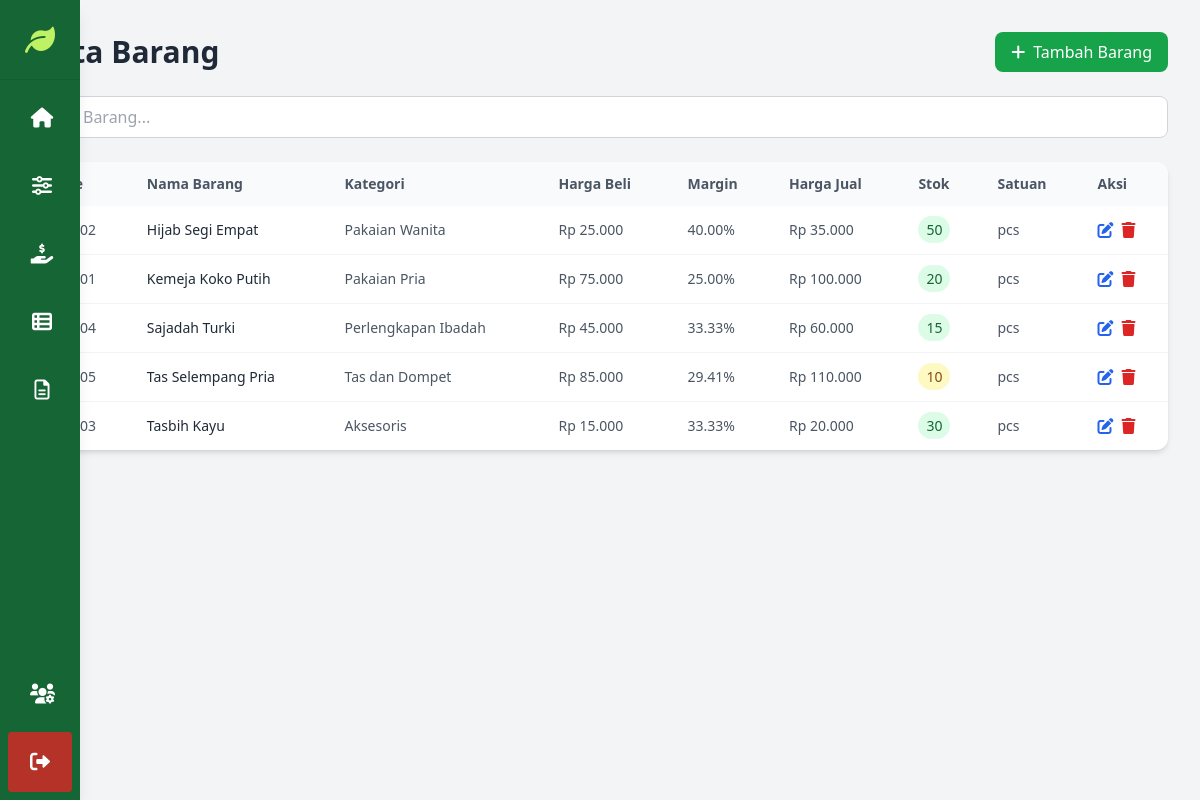
The page /pages/manage_barang.php (signed in) on the database its author committed.
### tables this page shows
CREATE TABLE barang (
    id_barang INT(10) AUTO_INCREMENT PRIMARY KEY,
    id_kategori INT(10) NOT NULL,
    nama_barang VARCHAR(50) NOT NULL,
    harga_beli INT(10) NOT NULL,
    margin DECIMAL(10,2) NOT NULL,
    harga_jual INT(10) NOT NULL,
    stok INT(5) NOT NULL DEFAULT 0,
    satuan_barang VARCHAR(20) NOT NULL,
    FOREIGN KEY (id_kategori) REFERENCES kategori(id_kategori) ON DELETE CASCADE
);

CREATE TABLE kategori (
    id_kategori INT(10) AUTO_INCREMENT PRIMARY KEY,
    kategori_barang VARCHAR(100) NOT NULL
);

### pages/manage_barang.php (the view, shortened to what this page needs)
<?php
require_once '../config/koneksi.php';
function formatRupiah($angka)
{
    return "Rp " . number_format($angka, 0, ',', '.');
}
$stmt = $pdo->query("SELECT b.*, k.kategori_barang
                    FROM barang b
                    JOIN kategori k ON b.id_kategori = k.id_kategori
                    ORDER BY b.nama_barang");
$barangs = $stmt->fetchAll(PDO::FETCH_ASSOC);
?>
<!DOCTYPE html>
<html lang="id">
<head>
    <script src="https://cdn.tailwindcss.com"></script>
    <link rel="stylesheet" href="https://cdnjs.cloudflare.com/ajax/libs/font-awesome/6.0.0-beta3/css/all.min.css">
</head>
<body class="bg-gray-100">
    <div class="flex">
        <?php include '../includes/sidebar.php'; ?>
        <main class="flex-1 p-8">
            <div class="max-w-7xl mx-auto">
                <header class="flex justify-between items-center mb-6">
                    <h1 class="text-3xl font-bold text-gray-800">
                        Data Barang
                    </h1>
                    <?php if ($user_level === 'admin'): ?>
                        <button onclick="openModal('add')" class="bg-green-600 hover:bg-green-700 text-white px-4 py-2 rounded-lg flex items-center gap-2 transition-colors">
                            <i class="fas fa-plus"></i>
                            <span>Tambah Barang</span>
                        </button>
                    <?php endif; ?>
                </header>
                <div class="mb-6">
                    <div class="flex gap-4">
                        <div class="flex-1">
                            <input type="text"
                                id="searchInput"
                                placeholder="Cari Barang..."
                                class="w-full px-4 py-2 rounded-lg border border-gray-300 focus:outline-none focus:ring-2 focus:ring-green-500">
                        </div>
                    </div>
                </div>
                <div class="bg-white rounded-xl shadow-md overflow-hidden">
                    <div class="overflow-x-auto">
                        <table class="w-full">
                            <thead class="bg-gray-50">
                                <tr>
                                    <th class="px-4 py-3 text-left text-sm font-semibold text-gray-600">Kode</th>
                                    <th class="px-4 py-3 text-left text-sm font-semibold text-gray-600">Nama Barang</th>
                                    <th class="px-4 py-3 text-left text-sm font-semibold text-gray-600">Kategori</th>
                                    <th class="px-4 py-3 text-left text-sm font-semibold text-gray-600">Harga Beli</th>
                                    <th class="px-4 py-3 text-left text-sm font-semibold text-gray-600">Margin</th>
                                    <th class="px-4 py-3 text-left text-sm font-semibold text-gray-600">Harga Jual</th>
                                    <th class="px-4 py-3 text-left text-sm font-semibold text-gray-600">Stok</th>
                                    <th class="px-4 py-3 text-left text-sm font-semibold text-gray-600">Satuan</th>
                                    <?php if ($user_level === 'admin'): ?>
                                        <th class="px-4 py-3 text-left text-sm font-semibold text-gray-600">Aksi</th>
                                    <?php endif; ?>
                                </tr>
                            </thead>
                            <tbody class="divide-y divide-gray-100" id="tableBody">
                                <?php foreach ($barangs as $barang): ?>
                                    <tr class="hover:bg-gray-50">
                                        <td class="px-4 py-3 text-sm text-gray-600"><?= str_pad($barang['id_barang'], 6, '0', STR_PAD_LEFT) ?></td>
                                        <td class="px-4 py-3 text-sm font-medium text-gray-800"><?= htmlspecialchars($barang['nama_barang']) ?></td>
                                        <td class="px-4 py-3 text-sm text-gray-600"><?= htmlspecialchars($barang['kategori_barang']) ?></td>
                                        <td class="px-4 py-3 text-sm text-gray-600"><?= formatRupiah($barang['harga_beli']) ?></td>
                                        <td class="px-4 py-3 text-sm text-gray-600"><?= number_format($barang['margin'], 2) ?>%</td>
                                        <td class="px-4 py-3 text-sm text-gray-600"><?= formatRupiah($barang['harga_jual']) ?></td>
                                        <td class="px-4 py-3 text-sm">
                                            <span class="px-2 py-1 text-sm rounded-full <?= $barang['stok'] > 10 ? 'bg-green-100 text-green-800' : ($barang['stok'] > 0 ? 'bg-yellow-100 text-yellow-800' : 'bg-red-100 text-red-800') ?>">
                                                <?= $barang['stok'] ?>
                                            </span>
                                        </td>
                                        <td class="px-4 py-3 text-sm text-gray-600"><?= htmlspecialchars($barang['satuan_barang']) ?></td>
                                        <?php if ($user_level === 'admin'): ?>
                                            <td class="px-4 py-3">
                                                <div class="flex gap-2">
                                                    <button onclick='openModal("edit", <?= json_encode($barang) ?>)'
                                                        class="text-blue-600 hover:text-blue-800">
                                                        <i class="fas fa-edit"></i>
                                                    </button>
                                                    <form method="POST" class="inline" onsubmit="return confirmDelete()">
                                                        <button type="submit" class="text-red-600 hover:text-red-800">
                                                            <i class="fas fa-trash"></i>
                                                        </button>
                                                    </form>
                                                </div>
                                            </td>
                                        <?php endif; ?>
                                    </tr>
                                <?php endforeach; ?>
                            </tbody>
                        </table>
                    </div>
                </div>
            </div>
        </main>
    </div>
</body>
</html>

### rows shown on the page
barang: nama_barang "Hijab Segi Empat", id_kategori.kategori_barang "Pakaian Wanita", harga_beli "Rp 25.000", margin "40.00", harga_jual "Rp 35.000", stok "50", satuan_barang "pcs"
barang: nama_barang "Kemeja Koko Putih", id_kategori.kategori_barang "Pakaian Pria", harga_beli "Rp 75.000", margin "25.00", harga_jual "Rp 100.000", stok "20", satuan_barang "pcs"
barang: nama_barang "Sajadah Turki", id_kategori.kategori_barang "Perlengkapan Ibadah", harga_beli "Rp 45.000", margin "33.33", harga_jual "Rp 60.000", stok "15", satuan_barang "pcs"
barang: nama_barang "Tas Selempang Pria", id_kategori.kategori_barang "Tas dan Dompet", harga_beli "Rp 85.000", margin "29.41", harga_jual "Rp 110.000", stok "10", satuan_barang "pcs"
barang: nama_barang "Tasbih Kayu", id_kategori.kategori_barang "Aksesoris", harga_beli "Rp 15.000", margin "33.33", harga_jual "Rp 20.000", stok "30", satuan_barang "pcs"
